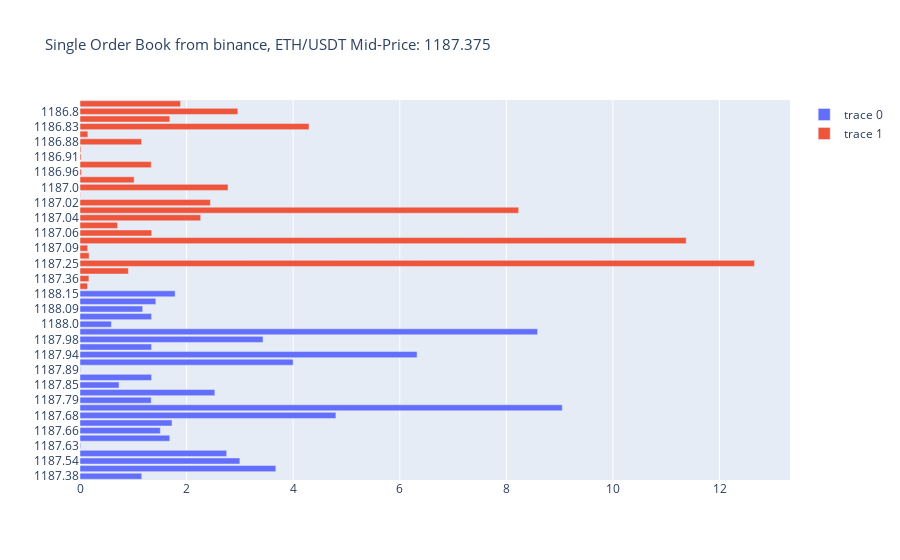

Write notebook code for a chart like this one.
### Code cell
vs.OBLvls_hist(params[0],params[1], params[2])
